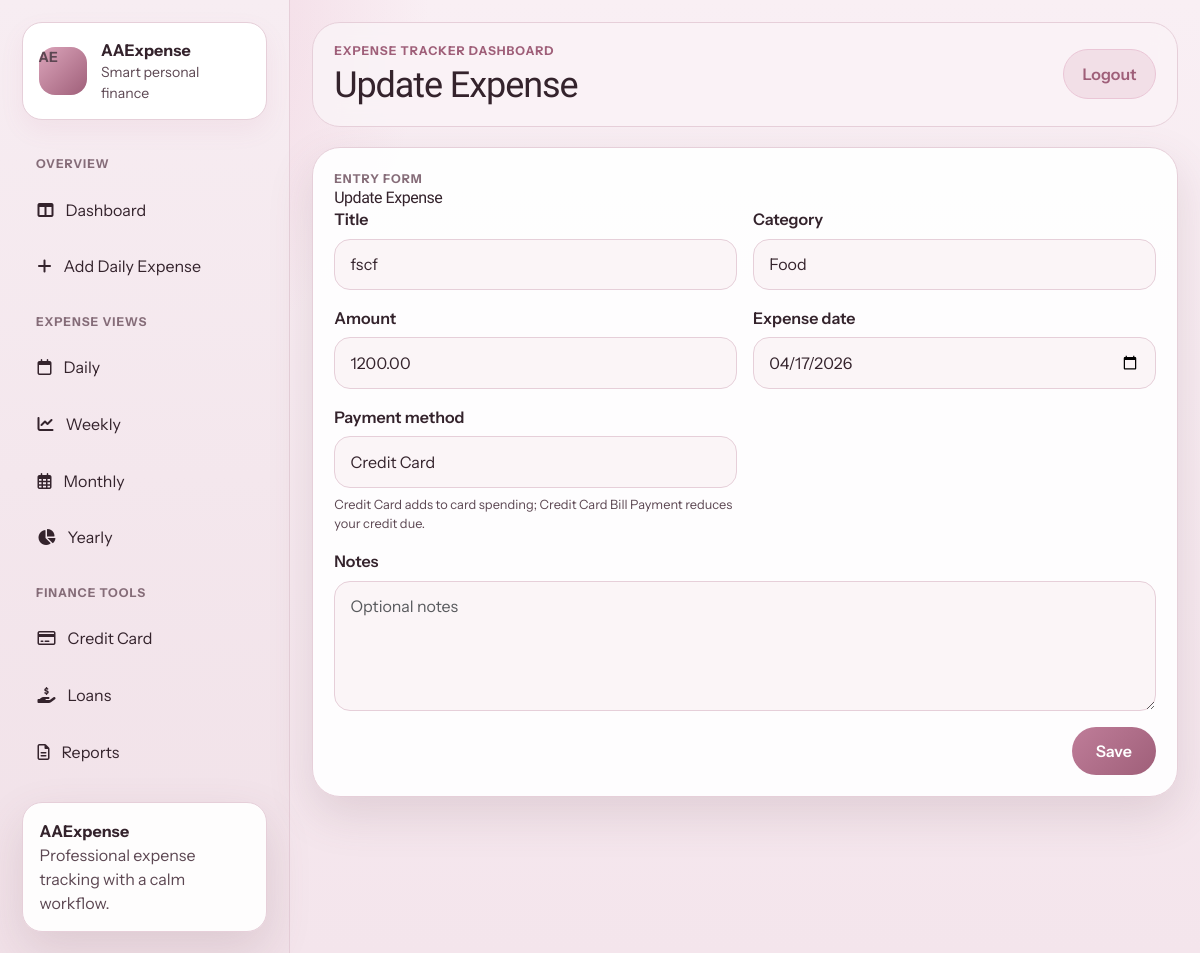
The app's page /expenses/8/edit/ (signed in) with its own data.
### expense/models.py (models this page shows, shortened)
class Expense(models.Model):
    PAYMENT_CASH = "cash"
    PAYMENT_UPI = "upi"
    PAYMENT_CREDIT_CARD = "credit_card"
    PAYMENT_CREDIT_CARD_BILL = "credit_card_bill"
    PAYMENT_CHOICES = [
        (PAYMENT_CASH, "Cash"),
        (PAYMENT_UPI, "UPI"),
        (PAYMENT_CREDIT_CARD, "Credit Card"),
        (PAYMENT_CREDIT_CARD_BILL, "Credit Card Bill Payment"),
    ]
    PAYMENT_CHOICES_DICT = dict(PAYMENT_CHOICES)
    CATEGORY_ENTERTAINMENT = "entertainment"
    CATEGORY_GROCERY = "grocery"
    CATEGORY_FOOD = "food"
    CATEGORY_STATIONERY = "stationery"
    CATEGORY_TRANSPORT = "transport"
    CATEGORY_HEALTH = "health"
    CATEGORY_RENT = "rent"
    CATEGORY_EDUCATION = "education"
    CATEGORY_BILLS = "bills"
    CATEGORY_SHOPPING = "shopping"
    CATEGORY_OTHERS = "others"
    CATEGORY_CHOICES = [
        (CATEGORY_ENTERTAINMENT, "Entertainment"),
        (CATEGORY_GROCERY, "Grocery"),
        (CATEGORY_FOOD, "Food"),
        (CATEGORY_STATIONERY, "Stationery"),
        (CATEGORY_TRANSPORT, "Transport"),
        (CATEGORY_HEALTH, "Health"),
        (CATEGORY_RENT, "Rent"),
        (CATEGORY_EDUCATION, "Education"),
        (CATEGORY_BILLS, "Bills"),
        (CATEGORY_SHOPPING, "Shopping"),
        (CATEGORY_OTHERS, "Others"),
    ]
    CATEGORY_CHOICES_DICT = dict(CATEGORY_CHOICES)
    user = models.ForeignKey(settings.AUTH_USER_MODEL, on_delete=models.CASCADE, related_name="expenses")
    title = models.CharField(max_length=120)
    category = models.CharField(max_length=80, choices=CATEGORY_CHOICES, default=CATEGORY_OTHERS)
    amount = models.DecimalField(max_digits=12, decimal_places=2)
    expense_date = models.DateField(default=timezone.localdate)
    payment_method = models.CharField(max_length=20, choices=PAYMENT_CHOICES, default=PAYMENT_UPI)
    notes = models.TextField(blank=True)
    created_at = models.DateTimeField(auto_now_add=True)
    updated_at = models.DateTimeField(auto_now=True)
    class Meta:
        ordering = ["-expense_date", "-created_at"]

### expense/views.py (the view)
# urls.py: path("expenses/<int:pk>/edit/", views.expense_update, name="expense_update"),
@login_required
def expense_update(request, pk):
    expense = get_object_or_404(Expense, pk=pk)
    if expense.user != request.user:
        return HttpResponseForbidden("You cannot edit this expense.")
    form = ExpenseForm(request.POST or None, instance=expense)
    if request.method == "POST" and form.is_valid():
        form.save()
        return redirect("expense_period_list", period="monthly")
    return render(request, "expense/form.html", {"form": form, "title": "Update Expense"})

### expense/forms.py
class ExpenseForm(StyledModelForm):
    class Meta:
        model = Expense
        fields = ["title", "category", "amount", "expense_date", "payment_method", "notes"]
        widgets = {
            "title": forms.TextInput(attrs={"placeholder": "Dinner, Groceries, Petrol..."}),
            "category": forms.Select(),
            "amount": forms.NumberInput(attrs={"placeholder": "0.00", "step": "0.01"}),
            "expense_date": DateInput(),
            "payment_method": forms.Select(),
            "notes": forms.Textarea(attrs={"rows": 4}),
        }

### templates/expense/form.html (shortened to what this page needs)
{% extends 'expense/base.html' %}
{% block page_heading %}{{ title }}{% endblock %}
{% block content %}
<section class="content-card form-page-card">
    <div class="section-heading">
        <div>
            <p class="eyebrow-text">Entry form</p>
            <h3>{{ title }}</h3>
        </div>
    </div>
    <form method="post" class="simple-form form-grid">
        {% for field in form %}
            <div class="form-field-group {% if field.name == 'notes' %}full-width{% endif %}">
                <label for="{{ field.id_for_label }}">{{ field.label }}</label>
                {{ field }}
                {% if field.help_text %}
                    <small class="form-help">{{ field.help_text }}</small>
                {% endif %}
            </div>
        {% endfor %}
        <div class="full-width d-flex justify-content-end">
            <button class="btn btn-rose-primary px-4" type="submit">Save</button>
        </div>
    </form>
</section>
{% endblock %}

### static/expense/style.css (style rules this page uses)
:root { --rose-50: #fdf4f8; --rose-100: #f8e6ee; --rose-150: #f3d9e5; --rose-200: #eac6d6; --rose-300: #dca5bb; --rose-400: #bf7d99; --rose-500: #9f5f79; --ink-900: #34232c; --ink-700: #5c4752; --ink-500: #856c78; --line: #e6cfd9; --white: #ffffff; --shadow: 0 18px 45px rgba(120, 78, 95, 0.16); --radius-lg: 28px; --radius-md: 20px; --radius-sm: 14px; }
* { box-sizing: border-box; }
body { margin: 0; font-family: "Instrument Sans", sans-serif; color: var(--ink-900); background: radial-gradient(circle at top left, rgba(232, 182, 202, 0.75), transparent 28%), linear-gradient(180deg, #f9eff4 0%, #f4e5ec 100%); }
.auth-copy-panel, .auth-form-card, .content-card, .hero-panel, .summary-card, .sidebar-footer-note { background: rgba(255, 255, 255, 0.92); border: 1px solid var(--line); border-radius: var(--radius-lg); box-shadow: var(--shadow); }
.auth-copy-panel h1, .section-heading h3, .page-title, .hero-panel__copy h2 { margin: 0; font-family: "Plus Jakarta Sans", sans-serif; letter-spacing: -0.03em; }
.auth-copy-panel p, .auth-switch-copy, .empty-copy, .hero-panel__copy p, .summary-card p, .mini-stat-card span, .sidebar-footer-note span, .info-pill span, .timeline-row span, .table th, .table td, .form-help { color: var(--ink-700); }
.chip-label, .eyebrow-text, .sidebar-section-title { text-transform: uppercase; letter-spacing: 0.08em; font-size: 0.76rem; font-weight: 700; }
.eyebrow-text { color: var(--rose-500); }
.dashboard-grid, .summary-grid, .split-grid, .form-grid { display: grid; gap: 1.15rem; }
.summary-card span, .section-heading p { color: var(--ink-500); }
.chart-stage, .content-card { padding: 1.35rem; }
.section-heading { display: flex; justify-content: space-between; align-items: flex-start; gap: 1rem; }
.simple-form { display: grid; gap: 1rem; }
.form-grid { grid-template-columns: repeat(2, minmax(0, 1fr)); }
.form-field-group { display: grid; gap: 0.45rem; }
.form-field-group label { font-weight: 600; color: var(--ink-900); }
.full-width { grid-column: 1 / -1; }
.form-control, .form-select { min-height: 50px; border-radius: 16px; border: 1px solid var(--line); background: #fbf5f7; padding: 0.8rem 0.95rem; color: var(--ink-900); box-shadow: none; }
textarea.form-control { min-height: 130px; }
.btn { border-radius: 999px; font-weight: 600; padding: 0.75rem 1.15rem; border: 0; }
.btn-rose-primary { background: linear-gradient(135deg, #bf7d99, #9f5f79); color: var(--white); }

### records on screen
Expense: form "fscf" "Food" "1200.00" "04/17/2026" "Credit Card"

### other values on screen
{{ dashboard_timestamp|default:"AAExpense" }} "AAExpense"
{{ title }} "Update Expense"
{{ field.label }} "Title" "Category" "Amount" "Expense date" "Payment method" "Notes"
{{ field.help_text }} "Credit Card adds to card spending; Credit Card Bill Payment reduces your credit due."
